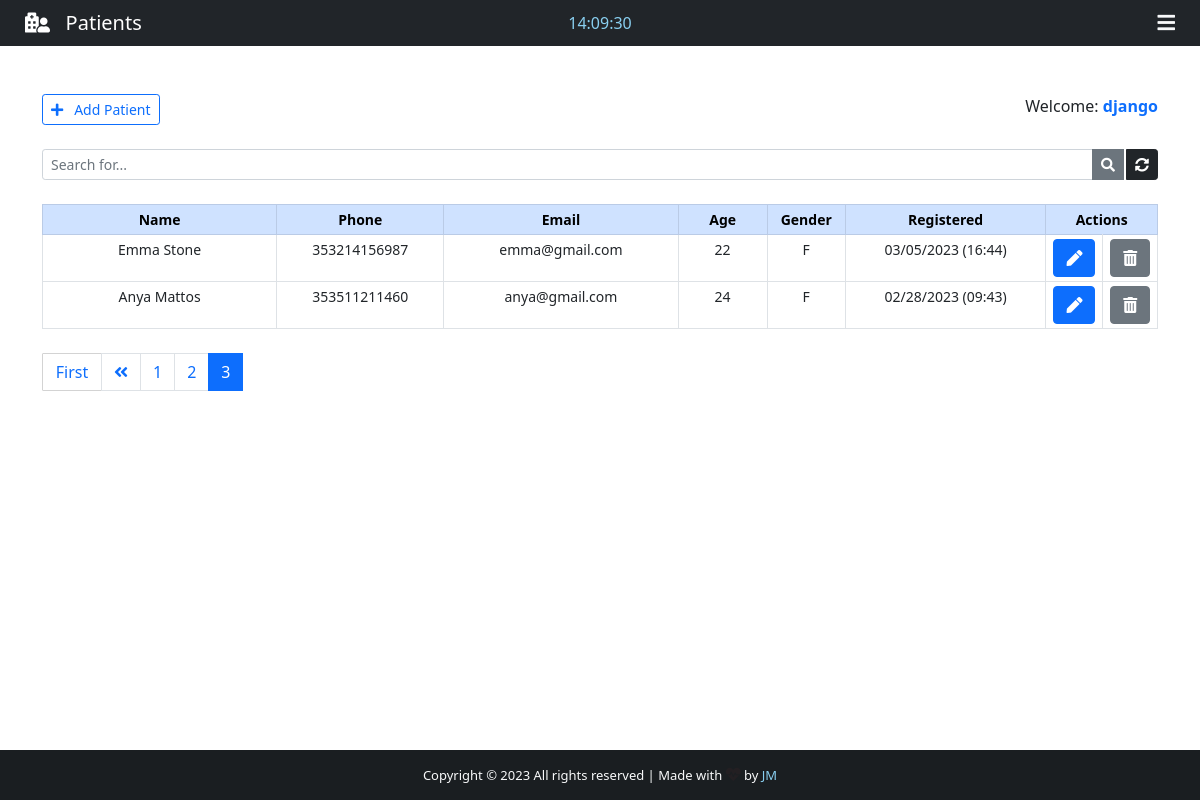
The page /backend/?page=3 (signed in) on the database its author committed.
### App/models.py (models this page shows, shortened)
class Patient(models.Model):
    GENDER = (
        ('M', 'M'),
        ('F', 'F'),
    )
    id = models.IntegerField(primary_key=True)
    name = models.CharField(max_length=40)
    phone = models.CharField(max_length=20)
    email = models.CharField(max_length=40)
    age = models.CharField(max_length=3)
    gender = models.CharField(max_length=1, null=True, choices=GENDER)
    note = models.TextField(blank=True)
    created_at = models.DateTimeField(auto_now_add=True)

### App/views.py (the view)
# urls.py: path('backend/', views.backend, name="backend"),
@cache_control(no_cache=True, must_revalidade=True, no_store=True)
@login_required(login_url="login")
def backend(request):
    if 'q' in request.GET:
        q = request.GET['q']
        all_patient_list = Patient.objects.filter(
            Q(name__icontains=q) | Q(phone__icontains=q) | Q(email__icontains=q) | Q(
                age__icontains=q) | Q(gender__icontains=q) | Q(note__icontains=q)
        ).order_by('-created_at')
    else:
        all_patient_list = Patient.objects.all().order_by('-created_at')
    paginator = Paginator(all_patient_list, 5)
    page = request.GET.get('page')
    all_patient = paginator.get_page(page)
    total = Patient.objects.all().count()
    return render(request, "backend.html", {"patients": all_patient, 'count': total})

### App/templates/backend.html (shortened to what this page needs)
{% extends 'base.html' %}
{% block nav-content %}
<i class="fas fa-hospital-user"></i>&nbsp;&nbsp; Patients
{% endblock nav-content %}
{% block time %}
<div class="col-sm">
<center>
    <span id="clock" style="color: #89cff0;"></span>
</center>
</div>
{% endblock time %}
{% block btn-nav %}
<div class="text-light" id="sidebar" data-bs-toggle="offcanvas" data-bs-target="#offcanvasRight" aria-controls="offcanvasRight">
    <i class="fas fa-bars"></i>
</div>
{% endblock btn-nav %}
{% block footer %} style="color: #89cff0; text-decoration: none;" {% endblock footer %}
{% block content %}
<div class="container">
    <br><br>
    <div class="d-flex justify-content-between">
        <a href="{% url 'add_patient' %}" id="Btn-add-desktop" class="btn btn-outline-primary btn-sm txt-sm"><i class="fas fa-plus"></i>&nbsp;&nbsp; Add Patient</a>
        <span class="txt-sm">
            Welcome: <strong><span class="text-primary">{{ user.get_username }}</span></strong>
        </span>
    </div>
    <form>
        <div class="input-group input-group-sm mb-3 mt-4">
            <input name="q" type="text" class="form-control" placeholder="Search for..." value="{{ request.GET.q }}">
            <button class="btn btn-secondary"><i class="fas fa-search"></i></button>
            <a href="{% url 'backend' %}" class="btn btn-dark" style="margin-left: 2px;"><i class="fas fa-sync-alt"></i></a>
        </div>
    </form>
    <center>
        <table class="table table-bordered table-sm mt-4" style="text-align: center; font-size: 14px;">
            <thead class="table-primary">
                <tr>
                    <th style="width: 21%;">Name</th>
                    <th style="width: 15%;">Phone</th>
                    <th style="width: 21%;">Email</th>
                    <th style="width: 8%;">Age</th>
                    <th style="width: 7%;">Gender</th>
                    <th style="width: 18%;">Registered</th>
                    {% if request.user.is_superuser %}
                    <th style="width: 10%;" colspan="2">Actions</th>
                    {% else %}
                    <th style="width: 10%;" colspan="2">Edit Patient</th>
                    {% endif %}
                </tr>
            </thead>
            {% for patient in patients %}
            <tr class="txt-sm" id="chk_td">
                <td data-label="Name" id="top-table">{{ patient.name }}</td>
                <td data-label="Phone" id="responsive-border">{{ patient.phone }}</td>
                <td data-label="Email" id="responsive-border">{{ patient.email }}</td>
                <td data-label="Age" id="responsive-border">{{ patient.age }}</td>
                <td data-label="Gender" id="responsive-border">{{ patient.gender }}</td>
                <td data-label="Resgistered" id="responsive-border">{{ patient.created_at | date:'m/d/Y (H:i)' }}</td>
                <td>
                    <a class="btn btn-primary btn-action" href="/patient/{{ patient.id }}" title="Edit patient">
                        <i class="fas fa-pen"></i>
                    </a>
                </td>
                {% if request.user.is_superuser %}
                <td>
                    <a class="btn btn-secondary btn-action" title="Delete patient" data-bs-toggle="modal" data-bs-target="#deleteModal{{ patient.pk }}">
                        <i class="fas fa-trash-alt"></i>
                    </a>
                </td>
                {% endif %}
            </tr>
            {% endfor %}
        </table>
    </center>
    <nav class="mt-4 txt-sm">
        {% if patients.has_other_pages %}
        <ul class="pagination justify-content-left">
            {% if patients.has_previous %}
            <a href="?page=1" class="btn btn-outline-primary mb-4" id="first" style="border-radius: 1px; border: 1px solid #d3d3d3;">First</a>
            <li class="page-item"><a class="page-link" href="?page={{ patients.previous_page_number }}"><i class="fas fa-angle-double-left"></i></a></li>
            {% else %}
            <li class="page-item disabled"></li>
            {% endif %}
            {% for i in patients.paginator.page_range %}
                {% if patients.number == i %}
                <li class="page-item active"><span class="page-link">{{ i }}</span></li>
                {% else %}
                <li class="page-item"><a class="page-link" href="?page={{ i }}">{{ i }}</a></li>
                {% endif %}
            {% endfor %}
        </ul>
        {% endif %}
    </nav>
</div>
<br><br><br>
{% endblock content %}

### App/static/css/style.css (style rules this page uses)
html, body { height: 100%; margin: 0; max-width: 100%; overflow: hidden; }
#sidebar, #front-nav-icon { float: right; margin-right: 25px; cursor: pointer; font-size: 20px; }
#first, #last { width: 60px; }

### rows shown on the page
Patient: name "Emma Stone", phone "353214156987", email "emma@gmail.com", age "22", gender "F", created_at "03/05/2023 (16:44)"
Patient: name "Anya Mattos", phone "353511211460", email "anya@gmail.com", age "24", gender "F", created_at "02/28/2023 (09:43)"

### other values the page prints
{{ user.get_username }} "django"
{{ i }} "1" "2"
{{ i }} "3"
